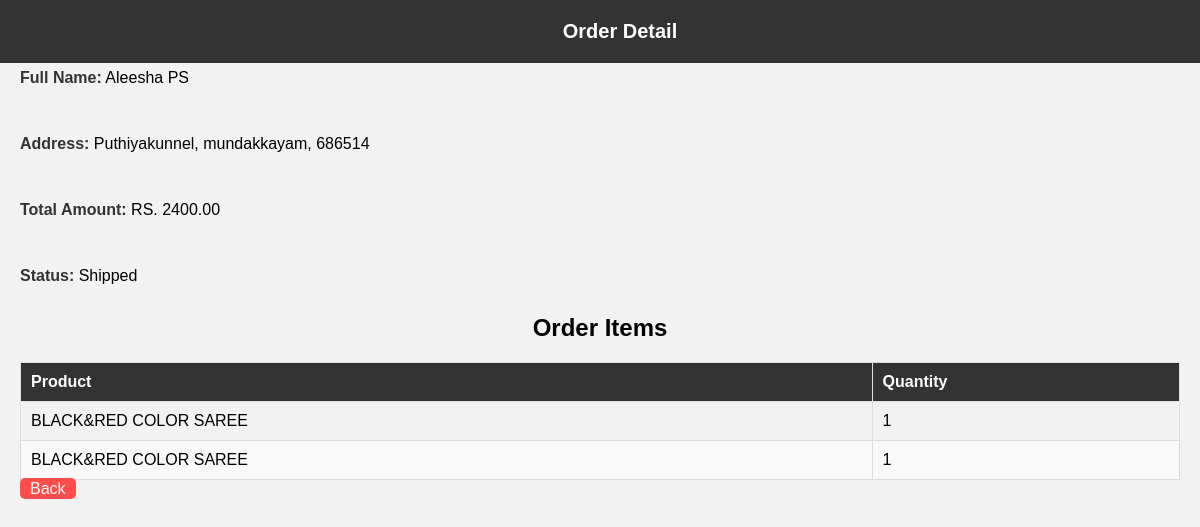
The app's page /adminordersiteam/1/ (signed in) with its own data.
### saree/models.py (models this page shows, shortened)
class Order(models.Model):
    STATUS_CHOICES = [
        ('processing', 'Processing'),
        ('out_for_delivery', 'Out for Delivery'),
        ('shipped', 'Shipped'),
        ('delivered', 'Delivered'),
        ('canceled', 'Canceled'),
    ]
    user = models.ForeignKey(User, on_delete=models.CASCADE, default=False)
    fullname = models.CharField(max_length=255)
    address = models.CharField(max_length=255)
    city = models.CharField(max_length=100)
    postal_code = models.CharField(max_length=10)
    phone_number= models.CharField(max_length=13,default='')
    total_amount = models.DecimalField(max_digits=10, decimal_places=2)
    status = models.CharField(max_length=20, choices=STATUS_CHOICES, default='processing')
    created_at = models.DateTimeField(auto_now_add=True)

class OrderItem(models.Model):
    order = models.ForeignKey(Order, related_name='items', on_delete=models.CASCADE)
    product = models.ForeignKey(Product, on_delete=models.CASCADE)
    quantity = models.PositiveIntegerField()

class Product(models.Model):
    name = models.CharField(max_length=255, unique=True)
    description = models.TextField()
    price = models.DecimalField(max_digits=10, decimal_places=2)
    image = models.ImageField(upload_to='productimages/')
    is_active = models.BooleanField(default=True)
    quantity = models.IntegerField(default=0)
    reorderlevel = models.IntegerField(default=0)
    category = models.CharField(max_length=100, default='Uncategorized')
    created_at = models.DateTimeField(auto_now_add=True)

### saree/views.py (the view)
# urls.py: path('adminordersiteam/<int:order_id>/', views.order_detail_view, name='order_detail'),
@login_required
def order_detail_view(request, order_id):
    order = Order.objects.get(id=order_id)
    items = order.items.all()
    context = {'order': order, 'items': items}
    return render(request, 'order_detail.html', context)

### saree/templates/order_detail.html (shortened to what this page needs)
<!DOCTYPE html>
<html lang="en">
<head>
</head>
<body>
    <nav>
    <div class="header">
        <a href="#" class="#">Order Detail</a>
      </div>
    </nav>
    <p><strong>Full Name:</strong> {{ order.fullname }}</p>
    <p><strong>Address:</strong> {{ order.address }}, {{ order.city }}, {{ order.postal_code }}</p>
    <p><strong>Total Amount:</strong> RS. {{ order.total_amount }}</p>
    <p><strong>Status:</strong> {{ order.get_status_display }}</p>
    <h2>Order Items</h2>
    <table border="1">
        <thead>
            <tr>
                <th>Product</th>
                <th>Quantity</th>
            </tr>
        </thead>
        <tbody>
            {% for item in items %}
            <tr>
                <td>{{ item.product.name }}</td>
                <td>{{ item.quantity }}</td>
            </tr>
            {% endfor %}
        </tbody>
    </table>
    <a href="{% url 'index' %}" class="delete-btn" style="margin-top: 20px;">Back</a>
</body>
</html>

### saree/templates/order_detail.html (style rules this page uses)
body { font-family: Arial, sans-serif; background-color: #f2f2f2; margin: 0; padding: 20px; }
h2 { margin-top: 30px; text-align: center; font-weight: bold; }
table { width: 100%; border-collapse: collapse; margin-top: 20px; }
th, td { padding: 10px; text-align: left; border: 1px solid #ddd; }
thead { background-color: #333; color: #fff; }
tbody tr:nth-child(even) { background-color: #f9f9f9; }
p { margin-top: 50px; line-height: 1; }
strong { font-weight: bold; color: #333; }
nav .header { position: fixed; top: 0; left: 0; width: 100%; background-color: #333; color: #fff; padding: 20px 20px; text-align: center; margin-bottom: 20px; }
nav .header a { color: #fff; text-decoration: none; font-weight: bold; font-size: 20px; }
.delete-btn { padding: 2px 10px; background-color: #ff4d4d; color: #fff; text-decoration: none; border-radius: 5px; margin-left: auto; }

### records on screen
Order: fullname "Aleesha PS", address "Puthiyakunnel", city "mundakkayam", postal_code "686514", total_amount "2400.00", status "Shipped"
OrderItem: product.name "BLACK&RED COLOR SAREE", quantity "1"
OrderItem: product.name "BLACK&RED COLOR SAREE", quantity "1"
